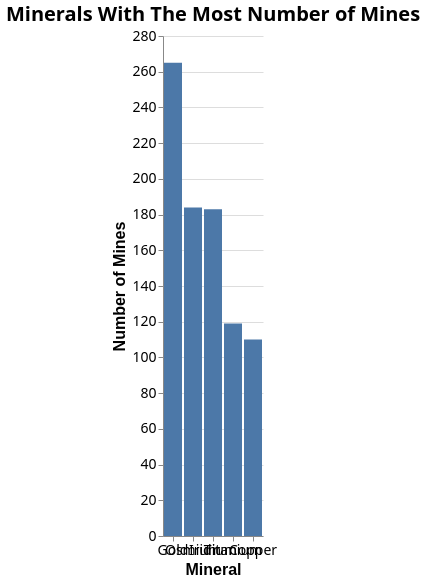

The specification (Vega-Lite) saved for this image:
### Vega-Lite specification from a JSON file in a GitHub repository (floating-point values rounded to 4 significant figures)
{"$schema": "https://vega.github.io/schema/vega-lite/v5.json", "title": {"text": "Minerals With The Most Number of Mines", "fontSize": 20, "font": "Noto Sans"}, "width": "container", "height": 500, "data": {"values": [{"a": "Gold", "b": 265}, {"a": "Osmium", "b": 184}, {"a": "Iridium", "b": 183}, {"a": "Titanium", "b": 119}, {"a": "Copper", "b": 110}, {"a": "Uranium", "b": 96}, {"a": "Zirconium", "b": 85}, {"a": "Platinum", "b": 64}, {"a": "Iron", "b": 60}, {"a": "Zinc", "b": 58}]}, "params": [{"name": "Top_X", "value": 5, "bind": {"input": "range", "min": 1, "max": 10, "step": 1, "name": "Top N Minerals: "}}], "transform": [{"sort": [{"field": "b", "order": "descending"}], "window": [{"op": "rank", "as": "rank"}]}, {"filter": "datum.rank <= Top_X"}], "mark": "bar", "encoding": {"x": {"field": "a", "type": "nominal", "axis": {"labelAngle": 0}, "title": "Mineral", "sort": "-y"}, "y": {"field": "b", "type": "quantitative", "title": "Number of Mines"}, "color": {"legend": {"labelOffset": 15, "labelFontSize": 12, "titleFontSize": 15, "labelFont": "Noto Sans", "labelFontStyle": "bold", "titleFont": "Noto Sans", "orient": "top-right"}}, "tooltip": [{"field": "a", "type": "nominal", "title": "Mineral"}, {"field": "b", "type": "nominal", "title": "Number of Mines"}]}, "config": {"background": null, "axis": {"labelFontSize": 14, "titleFontSize": 16, "labelFont": "Noto Sans"}, "view": {"stroke": null}, "concat": {"spacing": 50}}}
